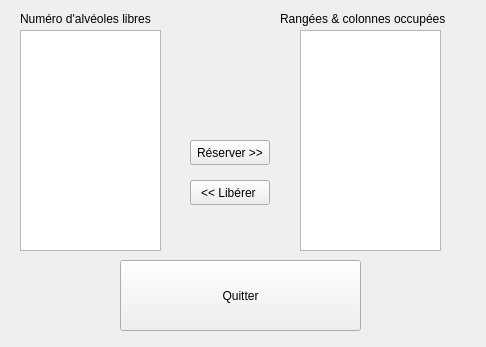
<?xml version="1.0" encoding="UTF-8"?>
<ui version="4.0">
 <class>Widget</class>
 <widget class="QWidget" name="Widget">
  <property name="geometry">
   <rect>
    <x>0</x>
    <y>0</y>
    <width>486</width>
    <height>347</height>
   </rect>
  </property>
  <property name="windowTitle">
   <string>Widget</string>
  </property>
  <widget class="QLabel" name="labelNumero">
   <property name="geometry">
    <rect>
     <x>20</x>
     <y>10</y>
     <width>141</width>
     <height>17</height>
    </rect>
   </property>
   <property name="text">
    <string>Numéro d'alvéoles libres</string>
   </property>
  </widget>
  <widget class="QLabel" name="labelRangees">
   <property name="geometry">
    <rect>
     <x>280</x>
     <y>10</y>
     <width>171</width>
     <height>17</height>
    </rect>
   </property>
   <property name="text">
    <string>Rangées &amp; colonnes occupées</string>
   </property>
  </widget>
  <widget class="QListWidget" name="listWidgetNumero">
   <property name="geometry">
    <rect>
     <x>20</x>
     <y>30</y>
     <width>141</width>
     <height>221</height>
    </rect>
   </property>
  </widget>
  <widget class="QListWidget" name="listWidgetRangeeEtColonne">
   <property name="geometry">
    <rect>
     <x>300</x>
     <y>30</y>
     <width>141</width>
     <height>221</height>
    </rect>
   </property>
  </widget>
  <widget class="QPushButton" name="pushButtonReserver">
   <property name="geometry">
    <rect>
     <x>190</x>
     <y>140</y>
     <width>80</width>
     <height>25</height>
    </rect>
   </property>
   <property name="text">
    <string>Réserver &gt;&gt;</string>
   </property>
  </widget>
  <widget class="QPushButton" name="pushButtonLiberer">
   <property name="geometry">
    <rect>
     <x>190</x>
     <y>180</y>
     <width>80</width>
     <height>25</height>
    </rect>
   </property>
   <property name="text">
    <string>&lt;&lt; Libérer </string>
   </property>
  </widget>
  <widget class="QPushButton" name="pushButtonQuitter">
   <property name="geometry">
    <rect>
     <x>120</x>
     <y>260</y>
     <width>241</width>
     <height>71</height>
    </rect>
   </property>
   <property name="text">
    <string>Quitter</string>
   </property>
  </widget>
 </widget>
 <layoutdefault spacing="6" margin="11"/>
 <resources/>
 <connections>
  <connection>
   <sender>pushButtonQuitter</sender>
   <signal>clicked()</signal>
   <receiver>Widget</receiver>
   <slot>close()</slot>
   <hints>
    <hint type="sourcelabel">
     <x>283</x>
     <y>308</y>
    </hint>
    <hint type="destinationlabel">
     <x>428</x>
     <y>288</y>
    </hint>
   </hints>
  </connection>
 </connections>
</ui>
